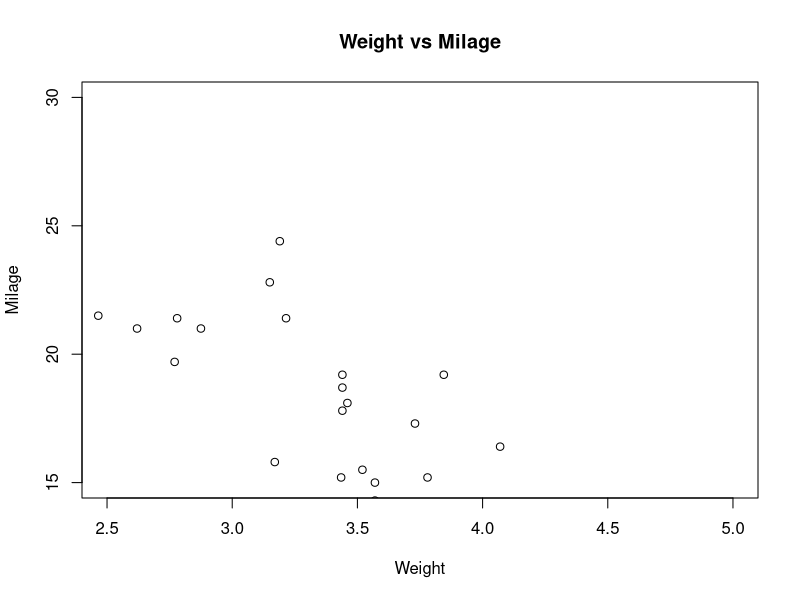
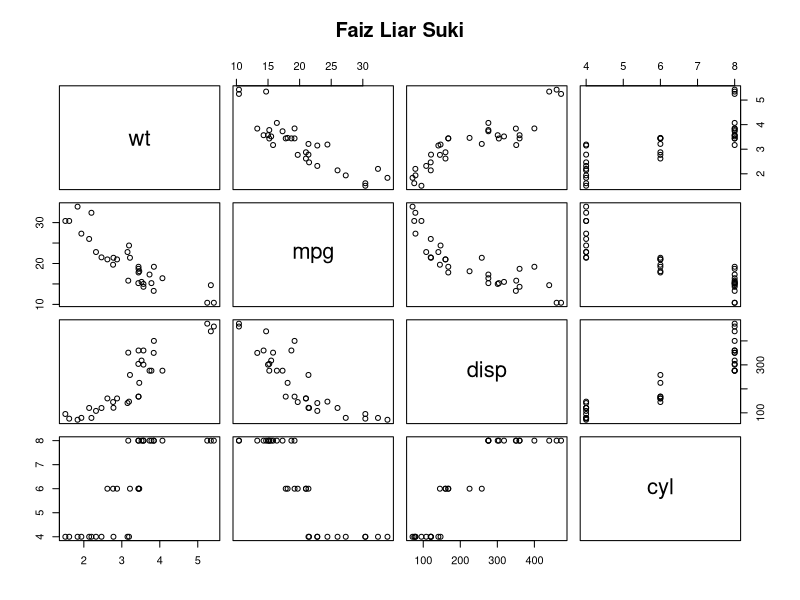
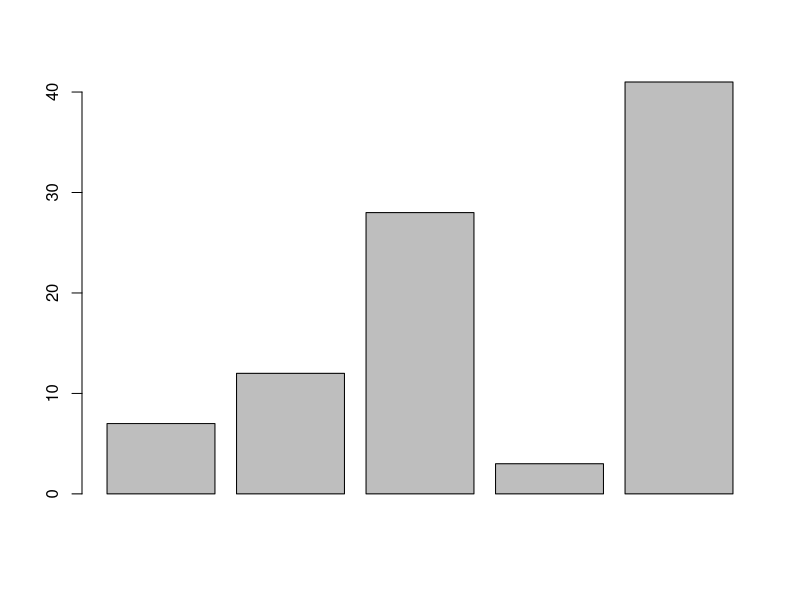
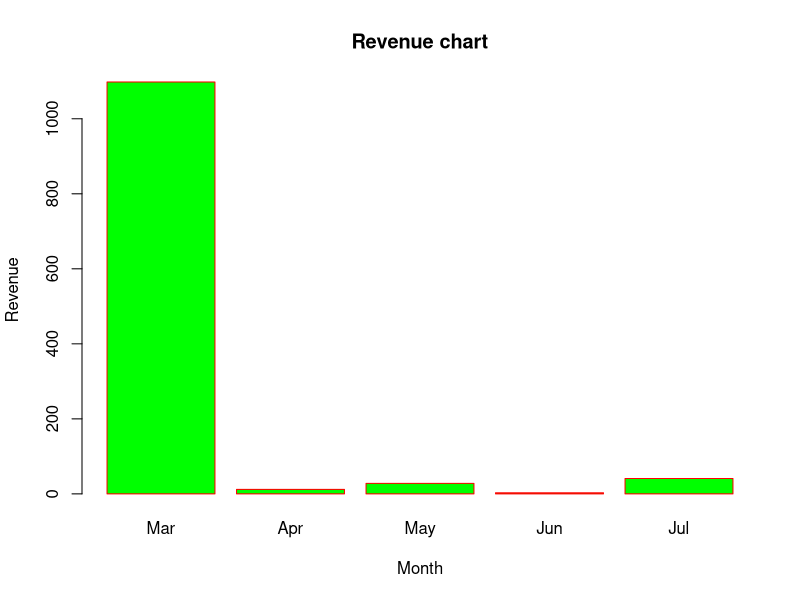
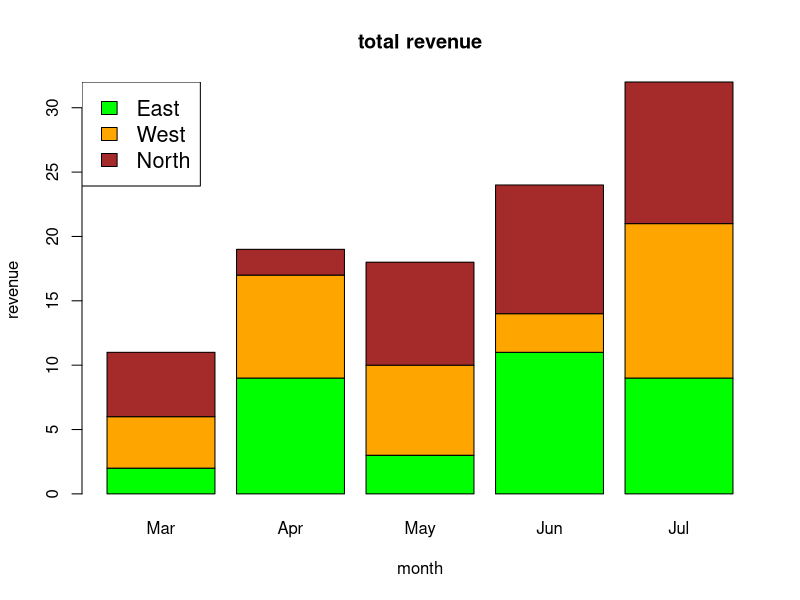
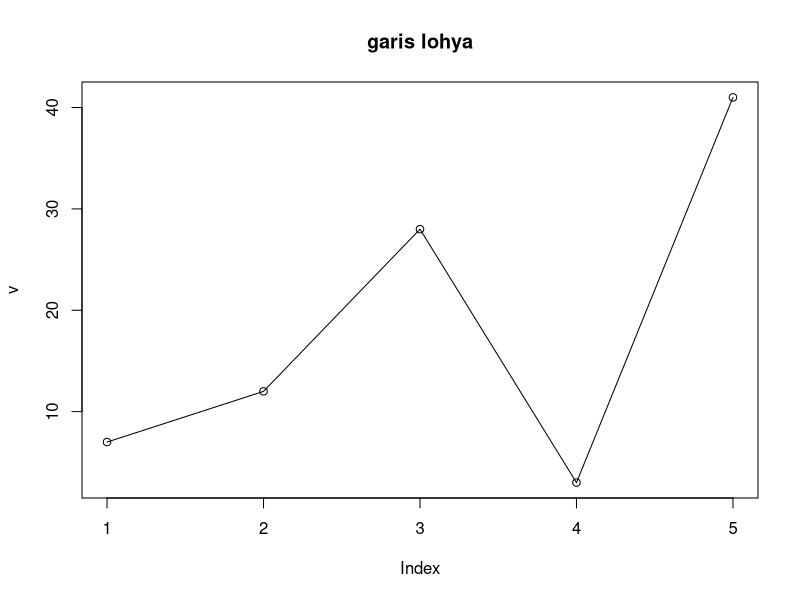
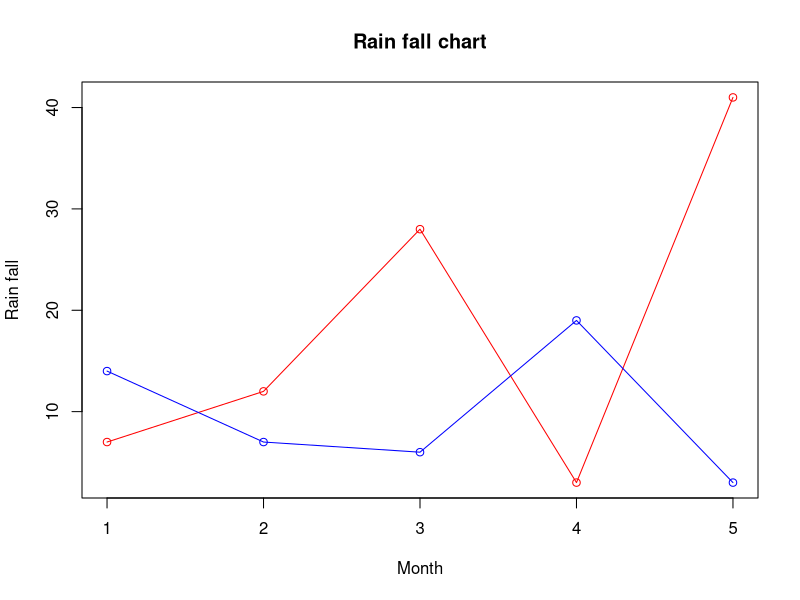

Reproduce these figures in R, in order.
library(plotrix)

input <- mtcars[,c('wt','mpg')]
plot(x = input$wt,
     y = input$mpg,
     xlab = "Weight",
     ylab = "Milage",
     xlim = c(2.5,5),
     ylim = c(15,30),
     main = "Weight vs Milage")

pairs(~wt+mpg+disp+cyl,data = mtcars,
      main = "Faiz Liar Suki")

# Create the data for the chart
H <- c(7,12,28,3,41)
# Plot the bar chart
barplot(H)

# Create the data for the chart
H <- c(1098,12,28,3,41)
M <- c("Mar","Apr","May","Jun","Jul")
# Plot the bar chart
barplot(H,names.arg=M,xlab="Month",ylab="Revenue",col="green",
        main="Revenue chart",border="red")

# Create the input vectors.
colors = c("green","orange","brown") 
months <- c("Mar","Apr","May","Jun","Jul") 
regions <- c("East","West","North")
# Create the matrix of the values.
Values <- matrix(c(2,9,3,11,9,4,8,7,3,12,5,2,8,10,11), nrow = 3,
                 ncol = 5, byrow = TRUE) # Create the bar chart
barplot(Values, main = "total revenue", names.arg = months,
        xlab = "month", ylab = "revenue", col = colors)
# Add the legend to the chart
legend("topleft", regions, cex = 1.3, fill = colors)

print(Values)

# Create the data for the chart.
v <- c(7,12,28,3,41)
# Plot the chart.
plot(v,type = "o", main = "garis lohya")

# Add more data for the chart.
t <- c(14,7,6,19,3)
# Plot the bar chart.

plot(v,type = "o",col = "red", xlab = "Month", ylab = "Rain fall",
     main = "Rain fall chart")
lines(t, type = "o", col = "blue")
